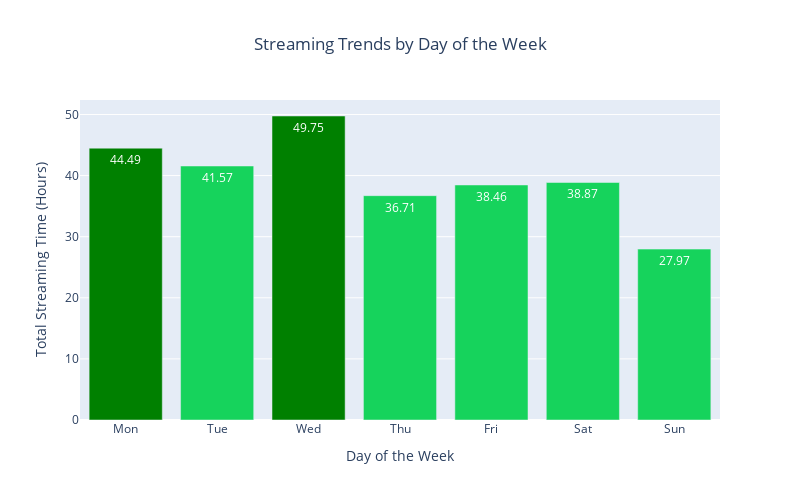

Notebook source saved alongside this figure:
### Code cell
# Analyze trends based on the day of the week
trends_by_day = spotify_podcast.groupby(spotify_podcast['ts'].dt.dayofweek).agg({
    'ms_played': lambda x: x.sum() / (1000 * 60 * 60)  # Convert milliseconds to hours and sum
}).reset_index()

# Get the top 2 days of the week
top_days = trends_by_day.nlargest(2, 'ms_played').index

# Visualize the trends
fig = px.bar(trends_by_day, x='ts', y='ms_played',
             labels={'ms_played': 'Total Streaming Time (Hours)', 'ts': 'Day of the Week'},
             title='Streaming Trends by Day of the Week')

colors = ['green' if i in top_days else '#16D35C' for i in trends_by_day.index]

fig.update_traces(marker_color=colors,
                  text=trends_by_day['ms_played'].round(2), 
                  textposition='inside', 
                  textfont=dict(color='white'))

fig.update_layout(xaxis=dict(tickmode='array', tickvals=list(range(7)), ticktext=['Mon', 'Tue', 'Wed', 'Thu', 'Fri', 'Sat', 'Sun']),
                  title=dict(text='Streaming Trends by Day of the Week', x=0.5),
                  width=800, height=500)
fig.show()

### Figure 1 — Plotly figure (JSON) as saved in the notebook; plotly's stock layout.template omitted (floating-point values rounded to 4 significant figures)
{"data": [{"alignmentgroup": "True", "hovertemplate": "Day of the Week=%{x}<br>Total Streaming Time (Hours)=%{y}<extra></extra>", "legendgroup": "", "marker": {"color": ["green", "#16D35C", "green", "#16D35C", "#16D35C", "#16D35C", "#16D35C"], "pattern": {"shape": ""}}, "name": "", "offsetgroup": "", "orientation": "v", "showlegend": false, "text": [44.49, 41.57, 49.75, 36.71, 38.46, 38.87, 27.97], "textfont": {"color": "white"}, "textposition": "inside", "type": "bar", "x": [0, 1, 2, 3, 4, 5, 6], "xaxis": "x", "y": [44.49, 41.57, 49.75, 36.71, 38.46, 38.87, 27.97], "yaxis": "y"}], "layout": {"barmode": "relative", "height": 500, "legend": {"tracegroupgap": 0}, "title": {"text": "Streaming Trends by Day of the Week", "x": 0.5}, "width": 800, "xaxis": {"anchor": "y", "domain": [0, 1], "tickmode": "array", "ticktext": ["Mon", "Tue", "Wed", "Thu", "Fri", "Sat", "Sun"], "tickvals": [0, 1, 2, 3, 4, 5, 6], "title": {"text": "Day of the Week"}}, "yaxis": {"anchor": "x", "domain": [0, 1], "title": {"text": "Total Streaming Time (Hours)"}}}}
